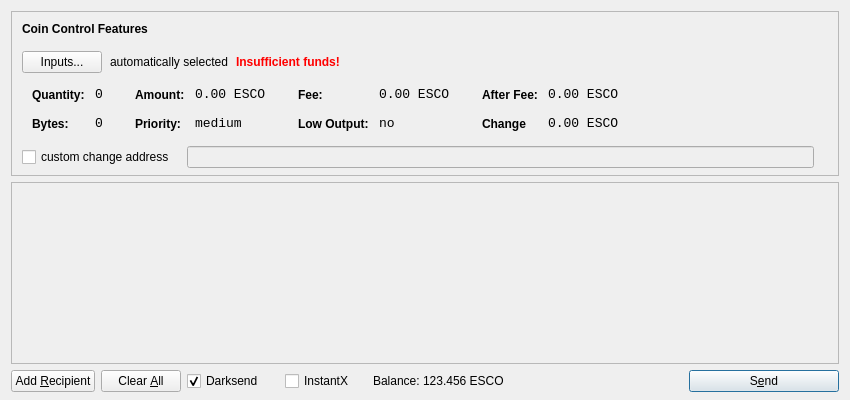
<?xml version="1.0" encoding="UTF-8"?>
<ui version="4.0">
 <class>SendCoinsDialog</class>
 <widget class="QDialog" name="SendCoinsDialog">
  <property name="geometry">
   <rect>
    <x>0</x>
    <y>0</y>
    <width>850</width>
    <height>400</height>
   </rect>
  </property>
  <property name="windowTitle">
   <string>Send Coins</string>
  </property>
  <layout class="QVBoxLayout" name="verticalLayout" stretch="0,1,0">
   <property name="bottomMargin">
    <number>8</number>
   </property>
   <item>
    <widget class="QFrame" name="frameCoinControl">
     <property name="sizePolicy">
      <sizepolicy hsizetype="Expanding" vsizetype="Expanding">
       <horstretch>0</horstretch>
       <verstretch>0</verstretch>
      </sizepolicy>
     </property>
     <property name="maximumSize">
      <size>
       <width>16777215</width>
       <height>16777215</height>
      </size>
     </property>
     <property name="frameShape">
      <enum>QFrame::StyledPanel</enum>
     </property>
     <property name="frameShadow">
      <enum>QFrame::Sunken</enum>
     </property>
     <layout class="QVBoxLayout" name="verticalLayoutCoinControl2">
      <property name="spacing">
       <number>-1</number>
      </property>
      <property name="leftMargin">
       <number>0</number>
      </property>
      <property name="topMargin">
       <number>0</number>
      </property>
      <property name="rightMargin">
       <number>0</number>
      </property>
      <property name="bottomMargin">
       <number>6</number>
      </property>
      <item>
       <layout class="QVBoxLayout" name="verticalLayoutCoinControl" stretch="0,0,0,0,1">
        <property name="spacing">
         <number>0</number>
        </property>
        <property name="leftMargin">
         <number>10</number>
        </property>
        <property name="topMargin">
         <number>10</number>
        </property>
        <item>
         <layout class="QHBoxLayout" name="horizontalLayoutCoinControl1">
          <property name="bottomMargin">
           <number>15</number>
          </property>
          <item>
           <widget class="QLabel" name="labelCoinControlFeatures">
            <property name="sizePolicy">
             <sizepolicy hsizetype="Preferred" vsizetype="Maximum">
              <horstretch>0</horstretch>
              <verstretch>0</verstretch>
             </sizepolicy>
            </property>
            <property name="font">
             <font>
              <weight>75</weight>
              <bold>true</bold>
             </font>
            </property>
            <property name="styleSheet">
             <string notr="true">font-weight:bold;</string>
            </property>
            <property name="text">
             <string>Coin Control Features</string>
            </property>
           </widget>
          </item>
         </layout>
        </item>
        <item>
         <layout class="QHBoxLayout" name="horizontalLayoutCoinControl2" stretch="0,0,0,0">
          <property name="spacing">
           <number>8</number>
          </property>
          <property name="bottomMargin">
           <number>10</number>
          </property>
          <item>
           <widget class="QPushButton" name="pushButtonCoinControl">
            <property name="styleSheet">
             <string notr="true"/>
            </property>
            <property name="text">
             <string>Inputs...</string>
            </property>
           </widget>
          </item>
          <item>
           <widget class="QLabel" name="labelCoinControlAutomaticallySelected">
            <property name="text">
             <string>automatically selected</string>
            </property>
            <property name="margin">
             <number>5</number>
            </property>
           </widget>
          </item>
          <item>
           <widget class="QLabel" name="labelCoinControlInsuffFunds">
            <property name="font">
             <font>
              <weight>75</weight>
              <bold>true</bold>
             </font>
            </property>
            <property name="styleSheet">
             <string notr="true">color:red;font-weight:bold;</string>
            </property>
            <property name="text">
             <string>Insufficient funds!</string>
            </property>
            <property name="margin">
             <number>5</number>
            </property>
           </widget>
          </item>
          <item>
           <spacer name="horizontalSpacerCoinControl">
            <property name="orientation">
             <enum>Qt::Horizontal</enum>
            </property>
            <property name="sizeHint" stdset="0">
             <size>
              <width>40</width>
              <height>1</height>
             </size>
            </property>
           </spacer>
          </item>
         </layout>
        </item>
        <item>
         <widget class="QWidget" name="widgetCoinControl" native="true">
          <property name="sizePolicy">
           <sizepolicy hsizetype="Preferred" vsizetype="Preferred">
            <horstretch>0</horstretch>
            <verstretch>0</verstretch>
           </sizepolicy>
          </property>
          <property name="minimumSize">
           <size>
            <width>0</width>
            <height>0</height>
           </size>
          </property>
          <property name="styleSheet">
           <string notr="true"/>
          </property>
          <layout class="QHBoxLayout" name="horizontalLayoutCoinControl5">
           <property name="margin">
            <number>0</number>
           </property>
           <item>
            <layout class="QHBoxLayout" name="horizontalLayoutCoinControl3" stretch="0,0,0,1">
             <property name="spacing">
              <number>20</number>
             </property>
             <property name="topMargin">
              <number>0</number>
             </property>
             <property name="bottomMargin">
              <number>10</number>
             </property>
             <item>
              <layout class="QFormLayout" name="formLayoutCoinControl1">
               <property name="horizontalSpacing">
                <number>10</number>
               </property>
               <property name="verticalSpacing">
                <number>14</number>
               </property>
               <property name="leftMargin">
                <number>10</number>
               </property>
               <property name="topMargin">
                <number>4</number>
               </property>
               <property name="rightMargin">
                <number>6</number>
               </property>
               <item row="0" column="0">
                <widget class="QLabel" name="labelCoinControlQuantityText">
                 <property name="styleSheet">
                  <string notr="true">font-weight:bold;</string>
                 </property>
                 <property name="text">
                  <string>Quantity:</string>
                 </property>
                 <property name="margin">
                  <number>0</number>
                 </property>
                </widget>
               </item>
               <item row="0" column="1">
                <widget class="QLabel" name="labelCoinControlQuantity">
                 <property name="font">
                  <font>
                   <family>Monospace</family>
                   <pointsize>10</pointsize>
                  </font>
                 </property>
                 <property name="cursor">
                  <cursorShape>IBeamCursor</cursorShape>
                 </property>
                 <property name="contextMenuPolicy">
                  <enum>Qt::ActionsContextMenu</enum>
                 </property>
                 <property name="text">
                  <string>0</string>
                 </property>
                 <property name="margin">
                  <number>0</number>
                 </property>
                 <property name="textInteractionFlags">
                  <set>Qt::LinksAccessibleByMouse|Qt::TextSelectableByKeyboard|Qt::TextSelectableByMouse</set>
                 </property>
                </widget>
               </item>
               <item row="1" column="0">
                <widget class="QLabel" name="labelCoinControlBytesText">
                 <property name="styleSheet">
                  <string notr="true">font-weight:bold;</string>
                 </property>
                 <property name="text">
                  <string>Bytes:</string>
                 </property>
                </widget>
               </item>
               <item row="1" column="1">
                <widget class="QLabel" name="labelCoinControlBytes">
                 <property name="font">
                  <font>
                   <family>Monospace</family>
                   <pointsize>10</pointsize>
                  </font>
                 </property>
                 <property name="cursor">
                  <cursorShape>IBeamCursor</cursorShape>
                 </property>
                 <property name="contextMenuPolicy">
                  <enum>Qt::ActionsContextMenu</enum>
                 </property>
                 <property name="text">
                  <string>0</string>
                 </property>
                 <property name="textInteractionFlags">
                  <set>Qt::LinksAccessibleByMouse|Qt::TextSelectableByKeyboard|Qt::TextSelectableByMouse</set>
                 </property>
                </widget>
               </item>
              </layout>
             </item>
             <item>
              <layout class="QFormLayout" name="formLayoutCoinControl2">
               <property name="horizontalSpacing">
                <number>10</number>
               </property>
               <property name="verticalSpacing">
                <number>14</number>
               </property>
               <property name="leftMargin">
                <number>6</number>
               </property>
               <property name="topMargin">
                <number>4</number>
               </property>
               <property name="rightMargin">
                <number>6</number>
               </property>
               <item row="0" column="0">
                <widget class="QLabel" name="labelCoinControlAmountText">
                 <property name="styleSheet">
                  <string notr="true">font-weight:bold;</string>
                 </property>
                 <property name="text">
                  <string>Amount:</string>
                 </property>
                 <property name="margin">
                  <number>0</number>
                 </property>
                </widget>
               </item>
               <item row="0" column="1">
                <widget class="QLabel" name="labelCoinControlAmount">
                 <property name="font">
                  <font>
                   <family>Monospace</family>
                   <pointsize>10</pointsize>
                  </font>
                 </property>
                 <property name="cursor">
                  <cursorShape>IBeamCursor</cursorShape>
                 </property>
                 <property name="contextMenuPolicy">
                  <enum>Qt::ActionsContextMenu</enum>
                 </property>
                 <property name="text">
                  <string>0.00 ESCO</string>
                 </property>
                 <property name="textInteractionFlags">
                  <set>Qt::LinksAccessibleByMouse|Qt::TextSelectableByKeyboard|Qt::TextSelectableByMouse</set>
                 </property>
                </widget>
               </item>
               <item row="1" column="0">
                <widget class="QLabel" name="labelCoinControlPriorityText">
                 <property name="styleSheet">
                  <string notr="true">font-weight:bold;</string>
                 </property>
                 <property name="text">
                  <string>Priority:</string>
                 </property>
                </widget>
               </item>
               <item row="1" column="1">
                <widget class="QLabel" name="labelCoinControlPriority">
                 <property name="font">
                  <font>
                   <family>Monospace</family>
                   <pointsize>10</pointsize>
                  </font>
                 </property>
                 <property name="cursor">
                  <cursorShape>IBeamCursor</cursorShape>
                 </property>
                 <property name="contextMenuPolicy">
                  <enum>Qt::ActionsContextMenu</enum>
                 </property>
                 <property name="text">
                  <string>medium</string>
                 </property>
                 <property name="textInteractionFlags">
                  <set>Qt::LinksAccessibleByMouse|Qt::TextSelectableByKeyboard|Qt::TextSelectableByMouse</set>
                 </property>
                </widget>
               </item>
              </layout>
             </item>
             <item>
              <layout class="QFormLayout" name="formLayoutCoinControl3">
               <property name="horizontalSpacing">
                <number>10</number>
               </property>
               <property name="verticalSpacing">
                <number>14</number>
               </property>
               <property name="leftMargin">
                <number>6</number>
               </property>
               <property name="topMargin">
                <number>4</number>
               </property>
               <property name="rightMargin">
                <number>6</number>
               </property>
               <item row="0" column="0">
                <widget class="QLabel" name="labelCoinControlFeeText">
                 <property name="styleSheet">
                  <string notr="true">font-weight:bold;</string>
                 </property>
                 <property name="text">
                  <string>Fee:</string>
                 </property>
                 <property name="margin">
                  <number>0</number>
                 </property>
                </widget>
               </item>
               <item row="0" column="1">
                <widget class="QLabel" name="labelCoinControlFee">
                 <property name="font">
                  <font>
                   <family>Monospace</family>
                   <pointsize>10</pointsize>
                  </font>
                 </property>
                 <property name="cursor">
                  <cursorShape>IBeamCursor</cursorShape>
                 </property>
                 <property name="contextMenuPolicy">
                  <enum>Qt::ActionsContextMenu</enum>
                 </property>
                 <property name="text">
                  <string>0.00 ESCO</string>
                 </property>
                 <property name="textInteractionFlags">
                  <set>Qt::LinksAccessibleByMouse|Qt::TextSelectableByKeyboard|Qt::TextSelectableByMouse</set>
                 </property>
                </widget>
               </item>
               <item row="1" column="0">
                <widget class="QLabel" name="labelCoinControlLowOutputText">
                 <property name="styleSheet">
                  <string notr="true">font-weight:bold;</string>
                 </property>
                 <property name="text">
                  <string>Low Output:</string>
                 </property>
                </widget>
               </item>
               <item row="1" column="1">
                <widget class="QLabel" name="labelCoinControlLowOutput">
                 <property name="font">
                  <font>
                   <family>Monospace</family>
                   <pointsize>10</pointsize>
                  </font>
                 </property>
                 <property name="cursor">
                  <cursorShape>IBeamCursor</cursorShape>
                 </property>
                 <property name="contextMenuPolicy">
                  <enum>Qt::ActionsContextMenu</enum>
                 </property>
                 <property name="text">
                  <string>no</string>
                 </property>
                 <property name="textInteractionFlags">
                  <set>Qt::LinksAccessibleByMouse|Qt::TextSelectableByKeyboard|Qt::TextSelectableByMouse</set>
                 </property>
                </widget>
               </item>
              </layout>
             </item>
             <item>
              <layout class="QFormLayout" name="formLayoutCoinControl4">
               <property name="horizontalSpacing">
                <number>10</number>
               </property>
               <property name="verticalSpacing">
                <number>14</number>
               </property>
               <property name="leftMargin">
                <number>6</number>
               </property>
               <property name="topMargin">
                <number>4</number>
               </property>
               <property name="rightMargin">
                <number>6</number>
               </property>
               <item row="0" column="0">
                <widget class="QLabel" name="labelCoinControlAfterFeeText">
                 <property name="styleSheet">
                  <string notr="true">font-weight:bold;</string>
                 </property>
                 <property name="text">
                  <string>After Fee:</string>
                 </property>
                 <property name="margin">
                  <number>0</number>
                 </property>
                </widget>
               </item>
               <item row="0" column="1">
                <widget class="QLabel" name="labelCoinControlAfterFee">
                 <property name="font">
                  <font>
                   <family>Monospace</family>
                   <pointsize>10</pointsize>
                  </font>
                 </property>
                 <property name="cursor">
                  <cursorShape>IBeamCursor</cursorShape>
                 </property>
                 <property name="contextMenuPolicy">
                  <enum>Qt::ActionsContextMenu</enum>
                 </property>
                 <property name="text">
                  <string>0.00 ESCO</string>
                 </property>
                 <property name="textInteractionFlags">
                  <set>Qt::LinksAccessibleByMouse|Qt::TextSelectableByKeyboard|Qt::TextSelectableByMouse</set>
                 </property>
                </widget>
               </item>
               <item row="1" column="0">
                <widget class="QLabel" name="labelCoinControlChangeText">
                 <property name="styleSheet">
                  <string notr="true">font-weight:bold;</string>
                 </property>
                 <property name="text">
                  <string>Change</string>
                 </property>
                </widget>
               </item>
               <item row="1" column="1">
                <widget class="QLabel" name="labelCoinControlChange">
                 <property name="font">
                  <font>
                   <family>Monospace</family>
                   <pointsize>10</pointsize>
                  </font>
                 </property>
                 <property name="cursor">
                  <cursorShape>IBeamCursor</cursorShape>
                 </property>
                 <property name="contextMenuPolicy">
                  <enum>Qt::ActionsContextMenu</enum>
                 </property>
                 <property name="text">
                  <string>0.00 ESCO</string>
                 </property>
                 <property name="textInteractionFlags">
                  <set>Qt::LinksAccessibleByMouse|Qt::TextSelectableByKeyboard|Qt::TextSelectableByMouse</set>
                 </property>
                </widget>
               </item>
              </layout>
             </item>
            </layout>
           </item>
          </layout>
         </widget>
        </item>
        <item>
         <layout class="QHBoxLayout" name="horizontalLayoutCoinControl4" stretch="0,0,0">
          <property name="spacing">
           <number>12</number>
          </property>
          <property name="sizeConstraint">
           <enum>QLayout::SetDefaultConstraint</enum>
          </property>
          <property name="topMargin">
           <number>5</number>
          </property>
          <property name="rightMargin">
           <number>5</number>
          </property>
          <item>
           <widget class="QCheckBox" name="checkBoxCoinControlChange">
            <property name="text">
             <string>custom change address</string>
            </property>
           </widget>
          </item>
          <item>
           <widget class="QLineEdit" name="lineEditCoinControlChange">
            <property name="enabled">
             <bool>false</bool>
            </property>
            <property name="sizePolicy">
             <sizepolicy hsizetype="Expanding" vsizetype="Fixed">
              <horstretch>0</horstretch>
              <verstretch>0</verstretch>
             </sizepolicy>
            </property>
           </widget>
          </item>
          <item>
           <widget class="QLabel" name="labelCoinControlChangeLabel">
            <property name="sizePolicy">
             <sizepolicy hsizetype="Preferred" vsizetype="Expanding">
              <horstretch>0</horstretch>
              <verstretch>0</verstretch>
             </sizepolicy>
            </property>
            <property name="minimumSize">
             <size>
              <width>0</width>
              <height>0</height>
             </size>
            </property>
            <property name="text">
             <string/>
            </property>
            <property name="margin">
             <number>3</number>
            </property>
           </widget>
          </item>
         </layout>
        </item>
        <item>
         <spacer name="verticalSpacerCoinControl">
          <property name="orientation">
           <enum>Qt::Vertical</enum>
          </property>
          <property name="sizeHint" stdset="0">
           <size>
            <width>800</width>
            <height>1</height>
           </size>
          </property>
         </spacer>
        </item>
       </layout>
      </item>
     </layout>
    </widget>
   </item>
   <item>
    <widget class="QScrollArea" name="scrollArea">
     <property name="widgetResizable">
      <bool>true</bool>
     </property>
     <widget class="QWidget" name="scrollAreaWidgetContents">
      <property name="geometry">
       <rect>
        <x>0</x>
        <y>0</y>
        <width>830</width>
        <height>165</height>
       </rect>
      </property>
      <layout class="QVBoxLayout" name="verticalLayout_2">
       <property name="margin">
        <number>0</number>
       </property>
       <item>
        <layout class="QVBoxLayout" name="entries">
         <property name="spacing">
          <number>6</number>
         </property>
        </layout>
       </item>
       <item>
        <spacer name="verticalSpacer">
         <property name="orientation">
          <enum>Qt::Vertical</enum>
         </property>
         <property name="sizeHint" stdset="0">
          <size>
           <width>20</width>
           <height>40</height>
          </size>
         </property>
        </spacer>
       </item>
      </layout>
     </widget>
    </widget>
   </item>
   <item>
    <layout class="QHBoxLayout" name="horizontalLayout">
     <item>
      <widget class="QPushButton" name="addButton">
       <property name="toolTip">
        <string>Send to multiple recipients at once</string>
       </property>
       <property name="text">
        <string>Add &amp;Recipient</string>
       </property>
       <property name="autoDefault">
        <bool>false</bool>
       </property>
      </widget>
     </item>
     <item>
      <widget class="QPushButton" name="clearButton">
       <property name="sizePolicy">
        <sizepolicy hsizetype="Minimum" vsizetype="Fixed">
         <horstretch>0</horstretch>
         <verstretch>0</verstretch>
        </sizepolicy>
       </property>
       <property name="toolTip">
        <string>Remove all transaction fields</string>
       </property>
       <property name="text">
        <string>Clear &amp;All</string>
       </property>
       <property name="autoRepeatDelay">
        <number>300</number>
       </property>
       <property name="autoDefault">
        <bool>false</bool>
       </property>
      </widget>
     </item>
     <item>
      <layout class="QHBoxLayout" name="horizontalLayout_2">
       <property name="spacing">
        <number>3</number>
       </property>
        <item>
        <widget class="QCheckBox" name="checkUseDarksend">
         <property name="minimumSize">
          <size>
           <width>95</width>
           <height>0</height>
          </size>
         </property>
         <property name="text">
          <string>Darksend</string>
         </property>
         <property name="checked">
          <bool>true</bool>
         </property>
        </widget>
       </item>
       <item>
        <widget class="QCheckBox" name="checkInstantX">
         <property name="enabled">
          <bool>true</bool>
         </property>
         <property name="minimumSize">
          <size>
           <width>85</width>
           <height>0</height>
          </size>
         </property>
         <property name="text">
          <string>InstantX</string>
         </property>
        </widget>
       </item>
       <item>
        <widget class="QLabel" name="label">
         <property name="sizePolicy">
          <sizepolicy hsizetype="Preferred" vsizetype="Fixed">
           <horstretch>0</horstretch>
           <verstretch>0</verstretch>
          </sizepolicy>
         </property>
         <property name="text">
          <string>Balance:</string>
         </property>
        </widget>
       </item>
       <item>
        <widget class="QLabel" name="labelBalance">
         <property name="sizePolicy">
          <sizepolicy hsizetype="Preferred" vsizetype="Fixed">
           <horstretch>0</horstretch>
           <verstretch>0</verstretch>
          </sizepolicy>
         </property>
         <property name="cursor">
          <cursorShape>IBeamCursor</cursorShape>
         </property>
         <property name="text">
          <string>123.456 ESCO</string>
         </property>
         <property name="textInteractionFlags">
          <set>Qt::LinksAccessibleByMouse|Qt::TextSelectableByKeyboard|Qt::TextSelectableByMouse</set>
         </property>
        </widget>
       </item>
      </layout>
     </item>
     <item>
      <spacer name="horizontalSpacer">
       <property name="orientation">
        <enum>Qt::Horizontal</enum>
       </property>
       <property name="sizeHint" stdset="0">
        <size>
         <width>40</width>
         <height>20</height>
        </size>
       </property>
      </spacer>
     </item>
     <item>
      <widget class="QPushButton" name="sendButton">
       <property name="minimumSize">
        <size>
         <width>150</width>
         <height>0</height>
        </size>
       </property>
       <property name="toolTip">
        <string>Confirm the send action</string>
       </property>
       <property name="text">
        <string>S&amp;end</string>
       </property>
       <property name="icon">
        <iconset resource="../bitcoin.qrc">
         <normaloff>:/icons/send</normaloff>:/icons/send</iconset>
       </property>
       <property name="default">
        <bool>true</bool>
       </property>
      </widget>
     </item>
    </layout>
   </item>
  </layout>
 </widget>
 <resources>
  <include location="../bitcoin.qrc"/>
 </resources>
 <connections/>
</ui>
